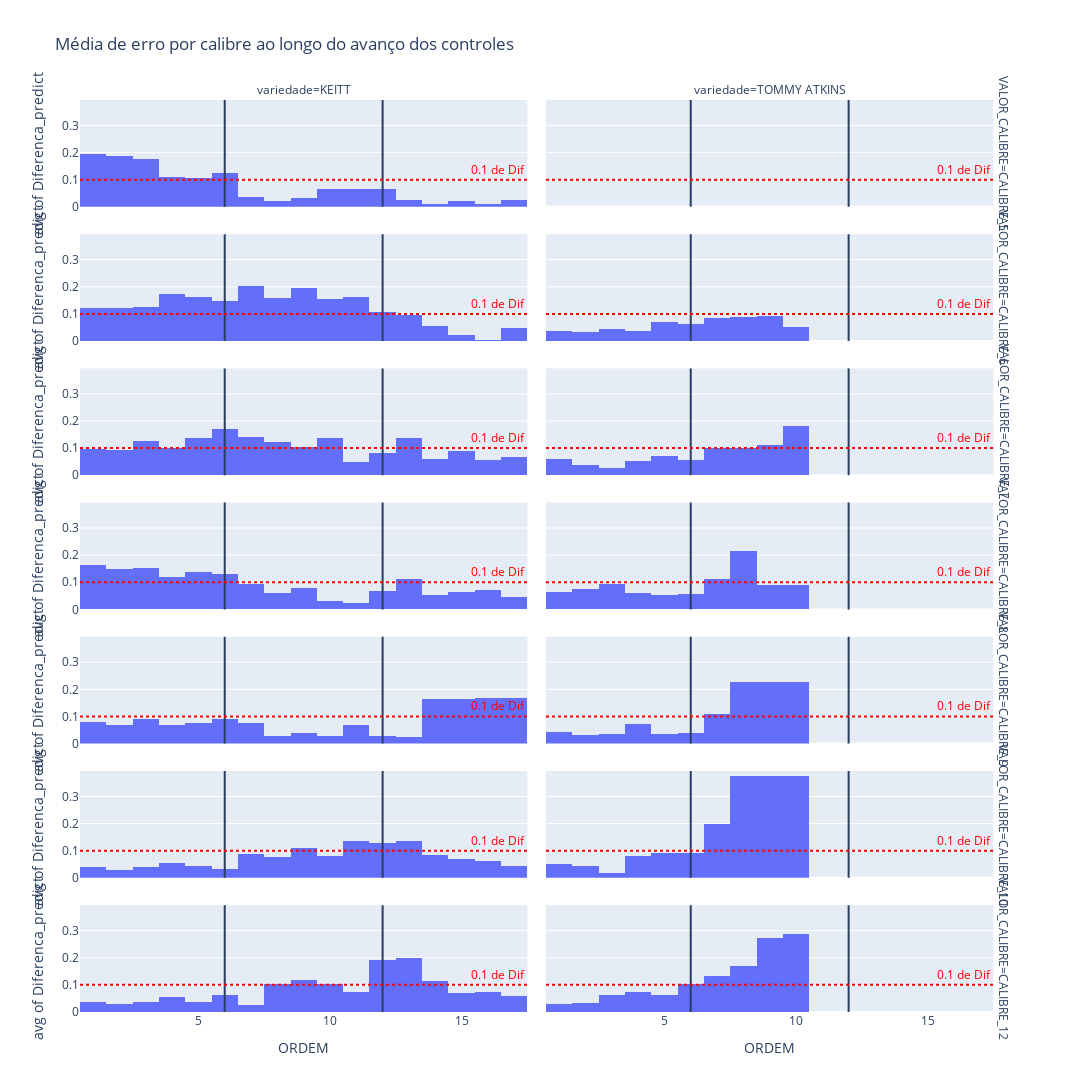

Write notebook code for a chart like this one.
### Code cell
fig = px.histogram(dataframe, x = dataframe['ORDEM'],y =dataframe['Diferenca_predict'] , histfunc = 'avg',facet_col = 'variedade',facet_row = 'VALOR_CALIBRE', barmode = 'group', title = 'Média de erro por calibre ao longo do avanço dos controles')
fig.update_layout(height = 1600, width = 1200)

fig.add_vline(x = 6)
fig.add_vline(x = 12)


fig.add_hline(0.1, line_color = 'red', line_dash="dot",  annotation_text="0.1 de Dif", annotation_font_color="red")

### Figure 1 — Plotly figure (JSON) as saved in the notebook; plotly's stock layout.template omitted (floating-point values rounded to 4 significant figures)
{"data": [{"alignmentgroup": "True", "bingroup": "x", "histfunc": "avg", "hovertemplate": "VALOR_CALIBRE=CALIBRE_5<br>variedade=KEITT<br>ORDEM=%{x}<br>avg of Diferenca_predict=%{y}<extra></extra>", "legendgroup": "", "marker": {"color": "#636efa", "pattern": {"shape": ""}}, "name": "", "offsetgroup": "", "orientation": "v", "showlegend": false, "type": "histogram", "x": [1, 2, 3, 4, 1, 2, 1, 2, 1, 2, 3, 4, 5, 6, 7, 8, 9, 10, 11, 12, 13, 14, 15, 16, 17, 1, 2, 3, 4, 5, 6, 7, 8, 9, 1, 2, 3, 4, 5, 6, 7, 8, 9, 10, 11, 12, 1, 2, 3, 4, 5, 6, 1, 2, 3, 4, 5, 6, 7, 8, 9, 10, 11, 1, 2, 3, 4], "xaxis": "x13", "y": [0.2054, 0.1514, 0.08741, 0.09641, 0.2249, 0.1639, 0.2019, 0.1899, 0.121, 0.098, 0.081, 0.065, 0.007, 0.086, 0.002, 0.005, 0.011, 0.005, 0.02, 0.005, 0.025, 0.01, 0.022, 0.011, 0.025, 0.1137, 0.1997, 0.05469, 0.05869, 0.006306, 0.006306, 0.006306, 0.005694, 0.004306, 0.3025, 0.3845, 0.4175, 0.3595, 0.4685, 0.4695, 0.09952, 0.01152, 0.04748, 0.1245, 0.1245, 0.1245, 0.271, 0.196, 0.305, 0.04504, 0.04004, 0.05104, 0.0135, 0.0615, 0.0415, 0.0235, 0.0145, 0.0115, 0.0335, 0.0665, 0.0645, 0.0675, 0.0505, 0.3073, 0.2573, 0.2463, 0.1223], "yaxis": "y13"}, {"alignmentgroup": "True", "bingroup": "x", "histfunc": "avg", "hovertemplate": "VALOR_CALIBRE=CALIBRE_5<br>variedade=TOMMY ATKINS<br>ORDEM=%{x}<br>avg of Diferenca_predict=%{y}<extra></extra>", "legendgroup": "", "marker": {"color": "#636efa", "pattern": {"shape": ""}}, "name": "", "offsetgroup": "", "orientation": "v", "showlegend": false, "type": "histogram", "x": [1, 2, 3, 4, 1, 2, 3, 4, 5, 6, 1, 2, 3, 4, 5, 6, 7, 1, 2, 3, 4, 5, 6, 7, 8, 9, 10], "xaxis": "x14", "y": [0, 0, 0, 0, 0, 0, 0, 0, 0, 0, 0, 0, 0, 0, 0, 0, 0, 0, 0, 0, 0, 0, 0, 0, 0, 0, 0], "yaxis": "y14"}, {"alignmentgroup": "True", "bingroup": "x", "histfunc": "avg", "hovertemplate": "VALOR_CALIBRE=CALIBRE_6<br>variedade=KEITT<br>ORDEM=%{x}<br>avg of Diferenca_predict=%{y}<extra></extra>", "legendgroup": "", "marker": {"color": "#636efa", "pattern": {"shape": ""}}, "name": "", "offsetgroup": "", "orientation": "v", "showlegend": false, "type": "histogram", "x": [1, 2, 3, 4, 1, 2, 1, 2, 1, 2, 3, 4, 5, 6, 7, 8, 9, 10, 11, 12, 13, 14, 15, 16, 17, 1, 2, 3, 4, 5, 6, 7, 8, 9, 1, 2, 3, 4, 5, 6, 7, 8, 9, 10, 11, 12, 1, 2, 3, 4, 5, 6, 1, 2, 3, 4, 5, 6, 7, 8, 9, 10, 11, 1, 2, 3, 4], "xaxis": "x11", "y": [0.005253, 0.02375, 0.1747, 0.1787, 0.01488, 0.01088, 0.1102, 0.1222, 0.1324, 0.1954, 0.08138, 0.08362, 0.07362, 0.02962, 0.02162, 0.02038, 0.1036, 0.09662, 0.00138, 0.1116, 0.09562, 0.05362, 0.02338, 0.00562, 0.04838, 0.2598, 0.2868, 0.1538, 0.1718, 0.09878, 0.05122, 0.1562, 0.2522, 0.2602, 0.07053, 0.06753, 0.03653, 0.06853, 0.01953, 0.02253, 0.1245, 0.09653, 0.04553, 0.005533, 0.08647, 0.1015, 0.05444, 0.09044, 0.06044, 0.1946, 0.1366, 0.1686, 0.436, 0.296, 0.366, 0.464, 0.482, 0.457, 0.508, 0.27, 0.366, 0.359, 0.397, 0.004618, 0.009618, 0.003618, 0.05962], "yaxis": "y11"}, {"alignmentgroup": "True", "bingroup": "x", "histfunc": "avg", "hovertemplate": "VALOR_CALIBRE=CALIBRE_6<br>variedade=TOMMY ATKINS<br>ORDEM=%{x}<br>avg of Diferenca_predict=%{y}<extra></extra>", "legendgroup": "", "marker": {"color": "#636efa", "pattern": {"shape": ""}}, "name": "", "offsetgroup": "", "orientation": "v", "showlegend": false, "type": "histogram", "x": [1, 2, 3, 4, 1, 2, 3, 4, 5, 6, 1, 2, 3, 4, 5, 6, 7, 1, 2, 3, 4, 5, 6, 7, 8, 9, 10], "xaxis": "x12", "y": [0.0243, 0.0097, 0.0357, 0.0017, 0.01528, 0.01828, 0.01428, 0.02328, 0.08028, 0.04628, 0.0831, 0.0851, 0.1121, 0.0891, 0.0941, 0.0991, 0.0851, 0.025, 0.026, 0.021, 0.03, 0.037, 0.044, 0.082, 0.09, 0.094, 0.053], "yaxis": "y12"}, {"alignmentgroup": "True", "bingroup": "x", "histfunc": "avg", "hovertemplate": "VALOR_CALIBRE=CALIBRE_7<br>variedade=KEITT<br>ORDEM=%{x}<br>avg of Diferenca_predict=%{y}<extra></extra>", "legendgroup": "", "marker": {"color": "#636efa", "pattern": {"shape": ""}}, "name": "", "offsetgroup": "", "orientation": "v", "showlegend": false, "type": "histogram", "x": [1, 2, 3, 4, 1, 2, 1, 2, 1, 2, 3, 4, 5, 6, 7, 8, 9, 10, 11, 12, 13, 14, 15, 16, 17, 1, 2, 3, 4, 5, 6, 7, 8, 9, 1, 2, 3, 4, 5, 6, 7, 8, 9, 10, 11, 12, 1, 2, 3, 4, 5, 6, 1, 2, 3, 4, 5, 6, 7, 8, 9, 10, 11, 1, 2, 3, 4], "xaxis": "x9", "y": [0.006455, 0.002545, 0.02355, 0.1245, 0.05727, 0.06727, 0.04743, 0.04043, 0.1575, 0.1695, 0.1585, 0.02253, 0.01153, 0.1005, 0.1525, 0.01047, 0.09047, 0.09947, 0.01047, 0.1455, 0.1365, 0.06047, 0.08747, 0.05747, 0.06747, 0.1077, 0.03474, 0.3067, 0.2837, 0.3297, 0.4167, 0.2597, 0.0007373, 0.01226, 0.03728, 0.09128, 0.09428, 0.06628, 0.1403, 0.1163, 0.06572, 0.08372, 0.07572, 0.06272, 0.00972, 0.01472, 0.02163, 0.02337, 0.04363, 0.02563, 0.05137, 0.001634, 0.2855, 0.3015, 0.1895, 0.1715, 0.1565, 0.2155, 0.09247, 0.3895, 0.2325, 0.2485, 0.1305, 0.16, 0.09497, 0.06697, 0.01097], "yaxis": "y9"}, {"alignmentgroup": "True", "bingroup": "x", "histfunc": "avg", "hovertemplate": "VALOR_CALIBRE=CALIBRE_7<br>variedade=TOMMY ATKINS<br>ORDEM=%{x}<br>avg of Diferenca_predict=%{y}<extra></extra>", "legendgroup": "", "marker": {"color": "#636efa", "pattern": {"shape": ""}}, "name": "", "offsetgroup": "", "orientation": "v", "showlegend": false, "type": "histogram", "x": [1, 2, 3, 4, 1, 2, 3, 4, 5, 6, 1, 2, 3, 4, 5, 6, 7, 1, 2, 3, 4, 5, 6, 7, 8, 9, 10], "xaxis": "x10", "y": [0.1678, 0.1018, 0.02476, 0.06376, 0.04356, 0.02156, 0.02256, 0.07656, 0.08556, 0.03156, 0.02123, 0.02423, 0.05523, 0.04523, 0.08523, 0.1012, 0.09423, 0.002218, 0.009218, 0.001782, 0.01722, 0.03922, 0.03722, 0.1042, 0.1012, 0.1112, 0.1832], "yaxis": "y10"}, {"alignmentgroup": "True", "bingroup": "x", "histfunc": "avg", "hovertemplate": "VALOR_CALIBRE=CALIBRE_8<br>variedade=KEITT<br>ORDEM=%{x}<br>avg of Diferenca_predict=%{y}<extra></extra>", "legendgroup": "", "marker": {"color": "#636efa", "pattern": {"shape": ""}}, "name": "", "offsetgroup": "", "orientation": "v", "showlegend": false, "type": "histogram", "x": [1, 2, 3, 4, 1, 2, 1, 2, 1, 2, 3, 4, 5, 6, 7, 8, 9, 10, 11, 12, 13, 14, 15, 16, 17, 1, 2, 3, 4, 5, 6, 7, 8, 9, 1, 2, 3, 4, 5, 6, 7, 8, 9, 10, 11, 12, 1, 2, 3, 4, 5, 6, 1, 2, 3, 4, 5, 6, 7, 8, 9, 10, 11, 1, 2, 3, 4], "xaxis": "x7", "y": [0.1143, 0.05428, 0.02628, 0.005717, 0.07057, 0.02457, 0.1382, 0.1402, 0.1543, 0.1943, 0.09826, 0.05674, 0.08874, 0.08626, 0.08326, 0.02374, 0.05926, 0.06626, 0.03126, 0.1253, 0.1123, 0.05474, 0.06274, 0.06974, 0.04674, 0.3515, 0.3665, 0.3255, 0.3355, 0.2675, 0.2255, 0.1065, 0.1745, 0.1995, 0.1368, 0.1578, 0.1618, 0.1578, 0.1608, 0.1698, 0.1148, 0.04084, 0.01984, 0.01784, 0.01784, 0.007835, 0.1755, 0.1655, 0.1875, 0.08648, 0.08148, 0.1375, 0.182, 0.11, 0.141, 0.07904, 0.08304, 0.03704, 0.06304, 0.008961, 0.03004, 0.01404, 0.02396, 0.1482, 0.1432, 0.1322, 0.1132], "yaxis": "y7"}, {"alignmentgroup": "True", "bingroup": "x", "histfunc": "avg", "hovertemplate": "VALOR_CALIBRE=CALIBRE_8<br>variedade=TOMMY ATKINS<br>ORDEM=%{x}<br>avg of Diferenca_predict=%{y}<extra></extra>", "legendgroup": "", "marker": {"color": "#636efa", "pattern": {"shape": ""}}, "name": "", "offsetgroup": "", "orientation": "v", "showlegend": false, "type": "histogram", "x": [1, 2, 3, 4, 1, 2, 3, 4, 5, 6, 1, 2, 3, 4, 5, 6, 7, 1, 2, 3, 4, 5, 6, 7, 8, 9, 10], "xaxis": "x8", "y": [0.06206, 0.03306, 0.05394, 0.03006, 0.04353, 0.08653, 0.1245, 0.05453, 0.06953, 0.09153, 0.07083, 0.07883, 0.1168, 0.07183, 0.01583, 0.009168, 0.01383, 0.08178, 0.09878, 0.08578, 0.08178, 0.07878, 0.07178, 0.2128, 0.2138, 0.08878, 0.09178], "yaxis": "y8"}, {"alignmentgroup": "True", "bingroup": "x", "histfunc": "avg", "hovertemplate": "VALOR_CALIBRE=CALIBRE_9<br>variedade=KEITT<br>ORDEM=%{x}<br>avg of Diferenca_predict=%{y}<extra></extra>", "legendgroup": "", "marker": {"color": "#636efa", "pattern": {"shape": ""}}, "name": "", "offsetgroup": "", "orientation": "v", "showlegend": false, "type": "histogram", "x": [1, 2, 3, 4, 1, 2, 1, 2, 1, 2, 3, 4, 5, 6, 7, 8, 9, 10, 11, 12, 13, 14, 15, 16, 17, 1, 2, 3, 4, 5, 6, 7, 8, 9, 1, 2, 3, 4, 5, 6, 7, 8, 9, 10, 11, 12, 1, 2, 3, 4, 5, 6, 1, 2, 3, 4, 5, 6, 7, 8, 9, 10, 11, 1, 2, 3, 4], "xaxis": "x5", "y": [0.02571, 0.03771, 0.03229, 0.05071, 0.02906, 0.02106, 0.04744, 0.05344, 0.1475, 0.1585, 0.1275, 0.0245, 0.0265, 0.0755, 0.0565, 0.0215, 0.0135, 0.0195, 0.1665, 0.0285, 0.0245, 0.1635, 0.1645, 0.1665, 0.1665, 0.1606, 0.1296, 0.1566, 0.1586, 0.1246, 0.1266, 0.04462, 0.03862, 0.02262, 0.083, 0.087, 0.085, 0.087, 0.082, 0.089, 0.069, 0.044, 0.025, 0.007001, 0.024, 0.03, 0.1027, 0.09366, 0.1127, 0.003337, 0.008663, 0.03866, 0.09797, 0.008025, 0.08297, 0.123, 0.132, 0.131, 0.133, 0.007975, 0.09797, 0.05897, 0.01997, 0.03168, 0.02868, 0.02868, 0.03068], "yaxis": "y5"}, {"alignmentgroup": "True", "bingroup": "x", "histfunc": "avg", "hovertemplate": "VALOR_CALIBRE=CALIBRE_9<br>variedade=TOMMY ATKINS<br>ORDEM=%{x}<br>avg of Diferenca_predict=%{y}<extra></extra>", "legendgroup": "", "marker": {"color": "#636efa", "pattern": {"shape": ""}}, "name": "", "offsetgroup": "", "orientation": "v", "showlegend": false, "type": "histogram", "x": [1, 2, 3, 4, 1, 2, 3, 4, 5, 6, 1, 2, 3, 4, 5, 6, 7, 1, 2, 3, 4, 5, 6, 7, 8, 9, 10], "xaxis": "x6", "y": [0.07973, 0.04773, 0.07273, 0.1817, 0.01526, 0.01526, 0.006263, 0.02126, 0.02574, 0.02774, 0.04212, 0.02712, 0.02912, 0.03712, 0.01912, 0.01712, 0.01712, 0.03874, 0.02974, 0.02874, 0.05174, 0.06074, 0.07274, 0.1987, 0.2257, 0.2257, 0.2257], "yaxis": "y6"}, {"alignmentgroup": "True", "bingroup": "x", "histfunc": "avg", "hovertemplate": "VALOR_CALIBRE=CALIBRE_10<br>variedade=KEITT<br>ORDEM=%{x}<br>avg of Diferenca_predict=%{y}<extra></extra>", "legendgroup": "", "marker": {"color": "#636efa", "pattern": {"shape": ""}}, "name": "", "offsetgroup": "", "orientation": "v", "showlegend": false, "type": "histogram", "x": [1, 2, 3, 4, 1, 2, 1, 2, 1, 2, 3, 4, 5, 6, 7, 8, 9, 10, 11, 12, 13, 14, 15, 16, 17, 1, 2, 3, 4, 5, 6, 7, 8, 9, 1, 2, 3, 4, 5, 6, 7, 8, 9, 10, 11, 12, 1, 2, 3, 4, 5, 6, 1, 2, 3, 4, 5, 6, 7, 8, 9, 10, 11, 1, 2, 3, 4], "xaxis": "x3", "y": [0.06354, 0.01154, 0.03146, 0.07354, 0.0081, 0.0008999, 0.02287, 0.02187, 0.09143, 0.09343, 0.08043, 0.03043, 0.00543, 0.00257, 0.01457, 0.0004298, 0.1236, 0.1146, 0.1266, 0.1586, 0.1366, 0.08357, 0.06757, 0.06257, 0.04457, 0.0008081, 0.002192, 0.0008081, 0.01381, 0.003808, 0.006808, 0.06481, 0.2548, 0.2378, 0.04043, 0.04043, 0.03643, 0.04143, 0.03243, 0.04143, 0.03043, 0.03543, 0.03857, 0.06457, 0.1306, 0.09557, 0.0857, 0.0807, 0.0827, 0.0853, 0.0363, 0.0183, 0.04062, 0.01362, 0.05262, 0.1406, 0.1436, 0.08662, 0.2436, 0.01438, 0.04362, 0.05762, 0.1466, 0.001738, 0.0007385, 0.0007385, 0.001738], "yaxis": "y3"}, {"alignmentgroup": "True", "bingroup": "x", "histfunc": "avg", "hovertemplate": "VALOR_CALIBRE=CALIBRE_10<br>variedade=TOMMY ATKINS<br>ORDEM=%{x}<br>avg of Diferenca_predict=%{y}<extra></extra>", "legendgroup": "", "marker": {"color": "#636efa", "pattern": {"shape": ""}}, "name": "", "offsetgroup": "", "orientation": "v", "showlegend": false, "type": "histogram", "x": [1, 2, 3, 4, 1, 2, 3, 4, 5, 6, 1, 2, 3, 4, 5, 6, 7, 1, 2, 3, 4, 5, 6, 7, 8, 9, 10], "xaxis": "x4", "y": [0.08497, 0.04797, 0.01903, 0.07497, 0.01819, 0.02619, 0.004192, 0.1322, 0.09419, 0.05219, 0.02164, 0.01664, 0.0006436, 0.004356, 0.03736, 0.05536, 0.03036, 0.07806, 0.08006, 0.04306, 0.1171, 0.1481, 0.1681, 0.3681, 0.3741, 0.3741, 0.3741], "yaxis": "y4"}, {"alignmentgroup": "True", "bingroup": "x", "histfunc": "avg", "hovertemplate": "VALOR_CALIBRE=CALIBRE_12<br>variedade=KEITT<br>ORDEM=%{x}<br>avg of Diferenca_predict=%{y}<extra></extra>", "legendgroup": "", "marker": {"color": "#636efa", "pattern": {"shape": ""}}, "name": "", "offsetgroup": "", "orientation": "v", "showlegend": false, "type": "histogram", "x": [1, 2, 3, 4, 1, 2, 1, 2, 1, 2, 3, 4, 5, 6, 7, 8, 9, 10, 11, 12, 13, 14, 15, 16, 17, 1, 2, 3, 4, 5, 6, 7, 8, 9, 1, 2, 3, 4, 5, 6, 7, 8, 9, 10, 11, 12, 1, 2, 3, 4, 5, 6, 1, 2, 3, 4, 5, 6, 7, 8, 9, 10, 11, 1, 2, 3, 4], "xaxis": "x", "y": [0.017, 0.015, 0.075, 0.095, 0.01883, 0.01283, 0.01788, 0.01788, 0.01772, 0.01772, 0.01672, 0.005717, 0.001717, 0.003283, 0.008717, 0.01672, 0.1013, 0.1593, 0.05128, 0.2383, 0.1973, 0.1153, 0.06828, 0.07428, 0.05928, 0.04881, 0.001192, 0.003192, 0.003192, 0.003192, 0.01681, 0.01881, 0.2108, 0.2638, 0.01665, 0.01665, 0.01565, 0.01665, 0.01265, 0.01565, 0.01465, 0.01265, 0.00765, 0.05935, 0.1183, 0.1463, 0, 0.001, 0.001, 0.163, 0.095, 0.245, 0.1836, 0.1826, 0.1446, 0.08262, 0.06262, 0.03262, 0.06262, 0.1706, 0.1046, 0.09162, 0.04838, 0.009968, 0.01603, 0.01103, 0.01603], "yaxis": "y"}, {"alignmentgroup": "True", "bingroup": "x", "histfunc": "avg", "hovertemplate": "VALOR_CALIBRE=CALIBRE_12<br>variedade=TOMMY ATKINS<br>ORDEM=%{x}<br>avg of Diferenca_predict=%{y}<extra></extra>", "legendgroup": "", "marker": {"color": "#636efa", "pattern": {"shape": ""}}, "name": "", "offsetgroup": "", "orientation": "v", "showlegend": false, "type": "histogram", "x": [1, 2, 3, 4, 1, 2, 3, 4, 5, 6, 1, 2, 3, 4, 5, 6, 7, 1, 2, 3, 4, 5, 6, 7, 8, 9, 10], "xaxis": "x2", "y": [0.08941, 0.03141, 0.1096, 0.1526, 0.003808, 0.06281, 0.09481, 0.07681, 0.03481, 0.1028, 0.01202, 0.02102, 0.02102, 0.02202, 0.103, 0.135, 0.117, 0.01305, 0.01695, 0.02395, 0.03905, 0.04705, 0.06805, 0.15, 0.168, 0.271, 0.287], "yaxis": "y2"}], "layout": {"annotations": [{"showarrow": false, "text": "variedade=KEITT", "x": 0.24, "xanchor": "center", "xref": "paper", "y": 1.0, "yanchor": "bottom", "yref": "paper"}, {"showarrow": false, "text": "variedade=TOMMY ATKINS", "x": 0.74, "xanchor": "center", "xref": "paper", "y": 1.0, "yanchor": "bottom", "yref": "paper"}, {"showarrow": false, "text": "VALOR_CALIBRE=CALIBRE_12", "textangle": 90, "x": 0.98, "xanchor": "left", "xref": "paper", "y": 0.05857, "yanchor": "middle", "yref": "paper"}, {"showarrow": false, "text": "VALOR_CALIBRE=CALIBRE_10", "textangle": 90, "x": 0.98, "xanchor": "left", "xref": "paper", "y": 0.2057, "yanchor": "middle", "yref": "paper"}, {"showarrow": false, "text": "VALOR_CALIBRE=CALIBRE_9", "textangle": 90, "x": 0.98, "xanchor": "left", "xref": "paper", "y": 0.3529, "yanchor": "middle", "yref": "paper"}, {"showarrow": false, "text": "VALOR_CALIBRE=CALIBRE_8", "textangle": 90, "x": 0.98, "xanchor": "left", "xref": "paper", "y": 0.5, "yanchor": "middle", "yref": "paper"}, {"showarrow": false, "text": "VALOR_CALIBRE=CALIBRE_7", "textangle": 90, "x": 0.98, "xanchor": "left", "xref": "paper", "y": 0.6471, "yanchor": "middle", "yref": "paper"}, {"showarrow": false, "text": "VALOR_CALIBRE=CALIBRE_6", "textangle": 90, "x": 0.98, "xanchor": "left", "xref": "paper", "y": 0.7943, "yanchor": "middle", "yref": "paper"}, {"showarrow": false, "text": "VALOR_CALIBRE=CALIBRE_5", "textangle": 90, "x": 0.98, "xanchor": "left", "xref": "paper", "y": 0.9414, "yanchor": "middle", "yref": "paper"}, {"font": {"color": "red"}, "showarrow": false, "text": "0.1 de Dif", "x": 1, "xanchor": "right", "xref": "x domain", "y": 0.1, "yanchor": "bottom", "yref": "y"}, {"font": {"color": "red"}, "showarrow": false, "text": "0.1 de Dif", "x": 1, "xanchor": "right", "xref": "x2 domain", "y": 0.1, "yanchor": "bottom", "yref": "y2"}, {"font": {"color": "red"}, "showarrow": false, "text": "0.1 de Dif", "x": 1, "xanchor": "right", "xref": "x3 domain", "y": 0.1, "yanchor": "bottom", "yref": "y3"}, {"font": {"color": "red"}, "showarrow": false, "text": "0.1 de Dif", "x": 1, "xanchor": "right", "xref": "x4 domain", "y": 0.1, "yanchor": "bottom", "yref": "y4"}, {"font": {"color": "red"}, "showarrow": false, "text": "0.1 de Dif", "x": 1, "xanchor": "right", "xref": "x5 domain", "y": 0.1, "yanchor": "bottom", "yref": "y5"}, {"font": {"color": "red"}, "showarrow": false, "text": "0.1 de Dif", "x": 1, "xanchor": "right", "xref": "x6 domain", "y": 0.1, "yanchor": "bottom", "yref": "y6"}, {"font": {"color": "red"}, "showarrow": false, "text": "0.1 de Dif", "x": 1, "xanchor": "right", "xref": "x7 domain", "y": 0.1, "yanchor": "bottom", "yref": "y7"}, {"font": {"color": "red"}, "showarrow": false, "text": "0.1 de Dif", "x": 1, "xanchor": "right", "xref": "x8 domain", "y": 0.1, "yanchor": "bottom", "yref": "y8"}, {"font": {"color": "red"}, "showarrow": false, "text": "0.1 de Dif", "x": 1, "xanchor": "right", "xref": "x9 domain", "y": 0.1, "yanchor": "bottom", "yref": "y9"}, {"font": {"color": "red"}, "showarrow": false, "text": "0.1 de Dif", "x": 1, "xanchor": "right", "xref": "x10 domain", "y": 0.1, "yanchor": "bottom", "yref": "y10"}, {"font": {"color": "red"}, "showarrow": false, "text": "0.1 de Dif", "x": 1, "xanchor": "right", "xref": "x11 domain", "y": 0.1, "yanchor": "bottom", "yref": "y11"}, {"font": {"color": "red"}, "showarrow": false, "text": "0.1 de Dif", "x": 1, "xanchor": "right", "xref": "x12 domain", "y": 0.1, "yanchor": "bottom", "yref": "y12"}, {"font": {"color": "red"}, "showarrow": false, "text": "0.1 de Dif", "x": 1, "xanchor": "right", "xref": "x13 domain", "y": 0.1, "yanchor": "bottom", "yref": "y13"}, {"font": {"color": "red"}, "showarrow": false, "text": "0.1 de Dif", "x": 1, "xanchor": "right", "xref": "x14 domain", "y": 0.1, "yanchor": "bottom", "yref": "y14"}], "barmode": "group", "height": 1600, "legend": {"tracegroupgap": 0}, "shapes": [{"type": "line", "x0": 6, "x1": 6, "xref": "x", "y0": 0, "y1": 1, "yref": "y domain"}, {"type": "line", "x0": 6, "x1": 6, "xref": "x2", "y0": 0, "y1": 1, "yref": "y2 domain"}, {"type": "line", "x0": 6, "x1": 6, "xref": "x3", "y0": 0, "y1": 1, "yref": "y3 domain"}, {"type": "line", "x0": 6, "x1": 6, "xref": "x4", "y0": 0, "y1": 1, "yref": "y4 domain"}, {"type": "line", "x0": 6, "x1": 6, "xref": "x5", "y0": 0, "y1": 1, "yref": "y5 domain"}, {"type": "line", "x0": 6, "x1": 6, "xref": "x6", "y0": 0, "y1": 1, "yref": "y6 domain"}, {"type": "line", "x0": 6, "x1": 6, "xref": "x7", "y0": 0, "y1": 1, "yref": "y7 domain"}, {"type": "line", "x0": 6, "x1": 6, "xref": "x8", "y0": 0, "y1": 1, "yref": "y8 domain"}, {"type": "line", "x0": 6, "x1": 6, "xref": "x9", "y0": 0, "y1": 1, "yref": "y9 domain"}, {"type": "line", "x0": 6, "x1": 6, "xref": "x10", "y0": 0, "y1": 1, "yref": "y10 domain"}, {"type": "line", "x0": 6, "x1": 6, "xref": "x11", "y0": 0, "y1": 1, "yref": "y11 domain"}, {"type": "line", "x0": 6, "x1": 6, "xref": "x12", "y0": 0, "y1": 1, "yref": "y12 domain"}, {"type": "line", "x0": 6, "x1": 6, "xref": "x13", "y0": 0, "y1": 1, "yref": "y13 domain"}, {"type": "line", "x0": 6, "x1": 6, "xref": "x14", "y0": 0, "y1": 1, "yref": "y14 domain"}, {"type": "line", "x0": 12, "x1": 12, "xref": "x", "y0": 0, "y1": 1, "yref": "y domain"}, {"type": "line", "x0": 12, "x1": 12, "xref": "x2", "y0": 0, "y1": 1, "yref": "y2 domain"}, {"type": "line", "x0": 12, "x1": 12, "xref": "x3", "y0": 0, "y1": 1, "yref": "y3 domain"}, {"type": "line", "x0": 12, "x1": 12, "xref": "x4", "y0": 0, "y1": 1, "yref": "y4 domain"}, {"type": "line", "x0": 12, "x1": 12, "xref": "x5", "y0": 0, "y1": 1, "yref": "y5 domain"}, {"type": "line", "x0": 12, "x1": 12, "xref": "x6", "y0": 0, "y1": 1, "yref": "y6 domain"}, {"type": "line", "x0": 12, "x1": 12, "xref": "x7", "y0": 0, "y1": 1, "yref": "y7 domain"}, {"type": "line", "x0": 12, "x1": 12, "xref": "x8", "y0": 0, "y1": 1, "yref": "y8 domain"}, {"type": "line", "x0": 12, "x1": 12, "xref": "x9", "y0": 0, "y1": 1, "yref": "y9 domain"}, {"type": "line", "x0": 12, "x1": 12, "xref": "x10", "y0": 0, "y1": 1, "yref": "y10 domain"}, {"type": "line", "x0": 12, "x1": 12, "xref": "x11", "y0": 0, "y1": 1, "yref": "y11 domain"}, {"type": "line", "x0": 12, "x1": 12, "xref": "x12", "y0": 0, "y1": 1, "yref": "y12 domain"}, {"type": "line", "x0": 12, "x1": 12, "xref": "x13", "y0": 0, "y1": 1, "yref": "y13 domain"}, {"type": "line", "x0": 12, "x1": 12, "xref": "x14", "y0": 0, "y1": 1, "yref": "y14 domain"}, {"line": {"color": "red", "dash": "dot"}, "type": "line", "x0": 0, "x1": 1, "xref": "x domain", "y0": 0.1, "y1": 0.1, "yref": "y"}, {"line": {"color": "red", "dash": "dot"}, "type": "line", "x0": 0, "x1": 1, "xref": "x2 domain", "y0": 0.1, "y1": 0.1, "yref": "y2"}, {"line": {"color": "red", "dash": "dot"}, "type": "line", "x0": 0, "x1": 1, "xref": "x3 domain", "y0": 0.1, "y1": 0.1, "yref": "y3"}, {"line": {"color": "red", "dash": "dot"}, "type": "line", "x0": 0, "x1": 1, "xref": "x4 domain", "y0": 0.1, "y1": 0.1, "yref": "y4"}, {"line": {"color": "red", "dash": "dot"}, "type": "line", "x0": 0, "x1": 1, "xref": "x5 domain", "y0": 0.1, "y1": 0.1, "yref": "y5"}, {"line": {"color": "red", "dash": "dot"}, "type": "line", "x0": 0, "x1": 1, "xref": "x6 domain", "y0": 0.1, "y1": 0.1, "yref": "y6"}, {"line": {"color": "red", "dash": "dot"}, "type": "line", "x0": 0, "x1": 1, "xref": "x7 domain", "y0": 0.1, "y1": 0.1, "yref": "y7"}, {"line": {"color": "red", "dash": "dot"}, "type": "line", "x0": 0, "x1": 1, "xref": "x8 domain", "y0": 0.1, "y1": 0.1, "yref": "y8"}, {"line": {"color": "red", "dash": "dot"}, "type": "line", "x0": 0, "x1": 1, "xref": "x9 domain", "y0": 0.1, "y1": 0.1, "yref": "y9"}, {"line": {"color": "red", "dash": "dot"}, "type": "line", "x0": 0, "x1": 1, "xref": "x10 domain", "y0": 0.1, "y1": 0.1, "yref": "y10"}, {"line": {"color": "red", "dash": "dot"}, "type": "line", "x0": 0, "x1": 1, "xref": "x11 domain", "y0": 0.1, "y1": 0.1, "yref": "y11"}, {"line": {"color": "red", "dash": "dot"}, "type": "line", "x0": 0, "x1": 1, "xref": "x12 domain", "y0": 0.1, "y1": 0.1, "yref": "y12"}, {"line": {"color": "red", "dash": "dot"}, "type": "line", "x0": 0, "x1": 1, "xref": "x13 domain", "y0": 0.1, "y1": 0.1, "yref": "y13"}, {"line": {"color": "red", "dash": "dot"}, "type": "line", "x0": 0, "x1": 1, "xref": "x14 domain", "y0": 0.1, "y1": 0.1, "yref": "y14"}], "title": {"text": "Média de erro por calibre ao longo do avanço dos controles"}, "width": 1200, "xaxis": {"anchor": "y", "domain": [0, 0.48], "title": {"text": "ORDEM"}}, "xaxis10": {"anchor": "y10", "domain": [0.5, 0.98], "matches": "x", "showticklabels": false}, "xaxis11": {"anchor": "y11", "domain": [0, 0.48], "matches": "x", "showticklabels": false}, "xaxis12": {"anchor": "y12", "domain": [0.5, 0.98], "matches": "x", "showticklabels": false}, "xaxis13": {"anchor": "y13", "domain": [0, 0.48], "matches": "x", "showticklabels": false}, "xaxis14": {"anchor": "y14", "domain": [0.5, 0.98], "matches": "x", "showticklabels": false}, "xaxis2": {"anchor": "y2", "domain": [0.5, 0.98], "matches": "x", "title": {"text": "ORDEM"}}, "xaxis3": {"anchor": "y3", "domain": [0, 0.48], "matches": "x", "showticklabels": false}, "xaxis4": {"anchor": "y4", "domain": [0.5, 0.98], "matches": "x", "showticklabels": false}, "xaxis5": {"anchor": "y5", "domain": [0, 0.48], "matches": "x", "showticklabels": false}, "xaxis6": {"anchor": "y6", "domain": [0.5, 0.98], "matches": "x", "showticklabels": false}, "xaxis7": {"anchor": "y7", "domain": [0, 0.48], "matches": "x", "showticklabels": false}, "xaxis8": {"anchor": "y8", "domain": [0.5, 0.98], "matches": "x", "showticklabels": false}, "xaxis9": {"anchor": "y9", "domain": [0, 0.48], "matches": "x", "showticklabels": false}, "yaxis": {"anchor": "x", "domain": [0, 0.1171], "title": {"text": "avg of Diferenca_predict"}}, "yaxis10": {"anchor": "x10", "domain": [0.5886, 0.7057], "matches": "y", "showticklabels": false}, "yaxis11": {"anchor": "x11", "domain": [0.7357, 0.8529], "matches": "y", "title": {"text": "avg of Diferenca_predict"}}, "yaxis12": {"anchor": "x12", "domain": [0.7357, 0.8529], "matches": "y", "showticklabels": false}, "yaxis13": {"anchor": "x13", "domain": [0.8829, 1.0], "matches": "y", "title": {"text": "avg of Diferenca_predict"}}, "yaxis14": {"anchor": "x14", "domain": [0.8829, 1.0], "matches": "y", "showticklabels": false}, "yaxis2": {"anchor": "x2", "domain": [0, 0.1171], "matches": "y", "showticklabels": false}, "yaxis3": {"anchor": "x3", "domain": [0.1471, 0.2643], "matches": "y", "title": {"text": "avg of Diferenca_predict"}}, "yaxis4": {"anchor": "x4", "domain": [0.1471, 0.2643], "matches": "y", "showticklabels": false}, "yaxis5": {"anchor": "x5", "domain": [0.2943, 0.4114], "matches": "y", "title": {"text": "avg of Diferenca_predict"}}, "yaxis6": {"anchor": "x6", "domain": [0.2943, 0.4114], "matches": "y", "showticklabels": false}, "yaxis7": {"anchor": "x7", "domain": [0.4414, 0.5586], "matches": "y", "title": {"text": "avg of Diferenca_predict"}}, "yaxis8": {"anchor": "x8", "domain": [0.4414, 0.5586], "matches": "y", "showticklabels": false}, "yaxis9": {"anchor": "x9", "domain": [0.5886, 0.7057], "matches": "y", "title": {"text": "avg of Diferenca_predict"}}}}
